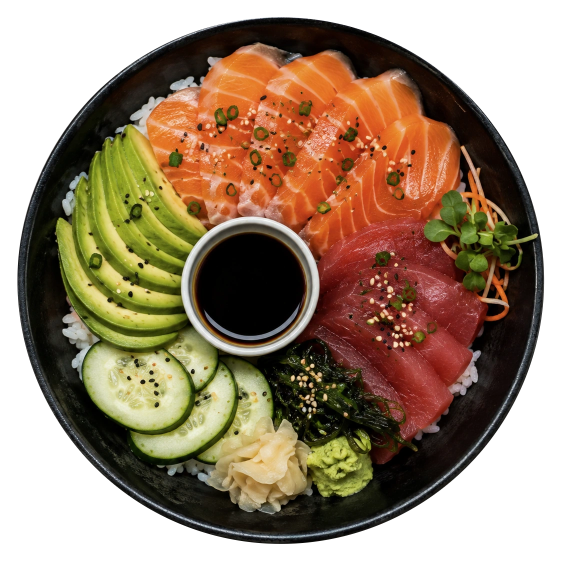
#> input picture assets/img/chirashi-plate.webp, 1122 x 1122 px, given in place of hi-5848602.jpg, which was not available (shown at 1/2 size)
$ python bake-duck-plate.py
#> lines starting #> are read from the running program, lines starting #| are printed output that depends on the picture; after the words box and inside, x2 and y2 are one past the last pixel; in counts of white or black regions, pixels touching at a corner belong together; pictures that were not available may be replaced by others from this repository, and a replacement may not be noted
#!/usr/bin/env python3
"""Bake the turning plate on index.html's dish section — an alpha cutout.

Reproduce, from the project root:

    node -e "...fetch pexels 5848602 at h=3000..."   # see the docstring below
    sips -s format jpeg /tmp/lis-src/raw-hi-5848602.bin --out /tmp/lis-src/hi-5848602.jpg
    python3 bake-duck-plate.py /tmp/lis-src/hi-5848602.jpg /tmp/lis-out/duck-plate.png
    node bake-png-to-webp.mjs /tmp/lis-out/duck-plate.png assets/img/duck-plate.webp 0.92

Pexels 5848602: a round plate, seen from very slightly off the vertical, holding
one Peking duck pancake with cucumber and spring onion. Peking duck is the dish
Li's is best known for and is on the real menu at Ksh 2,900 / 4,900.

THREE THINGS DECIDE WHETHER THIS FILE WORKS, and all three are about the fact
that the finished element TURNS:

1.  THE PLATE'S CENTRE MUST BE THE FILE'S CENTRE. Anything else and the plate
    orbits instead of spinning. The rim is fitted, not eyeballed, and the square
    is cut about that fit.

2.  THE PLATE IS AN ELLIPSE IN THE SOURCE AND HAS TO BE MADE CIRCULAR. Measured
    ry/rx = 0.9414 — the camera was ~20 degrees off the vertical. Left alone it
    wobbles once per revolution, which reads as a broken animation rather than
    as a photograph. The frame is scaled on y by 1/0.9414 to correct it; at 6%
    the food is not visibly stretched.

3.  THE CUT IS AT THE RIM, WITH NOTHING OF THE SURFACE LEFT ON IT. The previous
    plate on this site was fitted to the wrong boundary and carried up to 52px
    of the pale surface it stood on as opaque pixels — invisible on a cream
    ground, a light crescent on the peach, and because the plate turns, it
    orbited. The silhouette here is taken from a flood of the GROUND inward
    from the border rather than from a colour threshold on the plate, so the
    boundary is the real one, and it is then eroded by 2px before feathering.

The white plate centre reads as ground to any brightness test — it is bright and
desaturated, exactly like the surface. It survives only because the rim encloses
it and the border flood cannot reach it. Do not replace the flood with a
threshold.
"""
import sys, math
import numpy as np
from collections import deque
from PIL import Image, ImageFilter

SRC = sys.argv[1] if len(sys.argv) > 1 else '/tmp/lis-src/hi-5848602.jpg'
DST = sys.argv[2] if len(sys.argv) > 2 else '/tmp/lis-out/duck-plate.png'
OUT = 1122                      # the size the markup and the ladder expect

im = Image.open(SRC).convert('RGB')
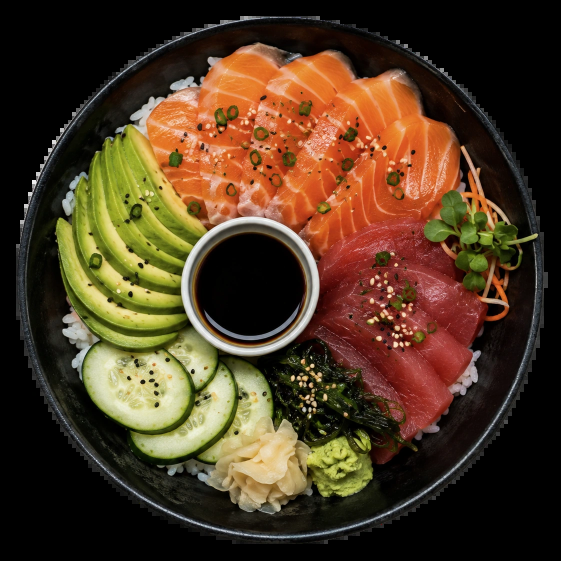
#> im: PIL image 1122x1122 RGB (shown at 1/2 size); mean R, G, B 77.5, 56.4, 33.9
a = np.asarray(im).astype(int)
H, W, _ = a.shape
#> H = 1122; W = 1122
mx, mn = a.max(2), a.min(2)
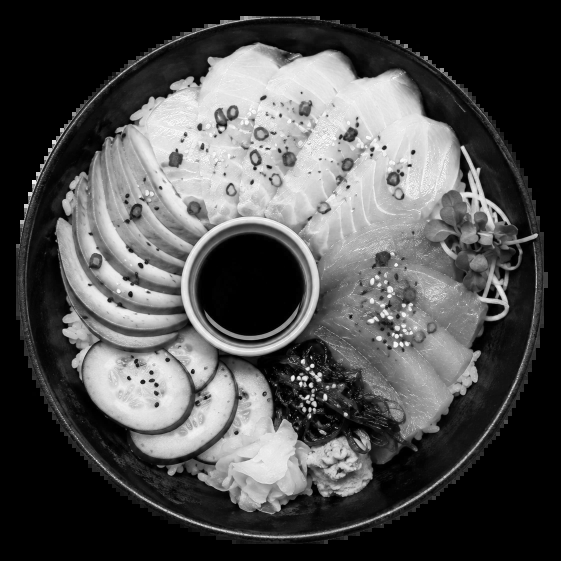
#> mx: shape (1122, 1122) int64 (shown at 1/2 size); min 0, max 255, mean 79
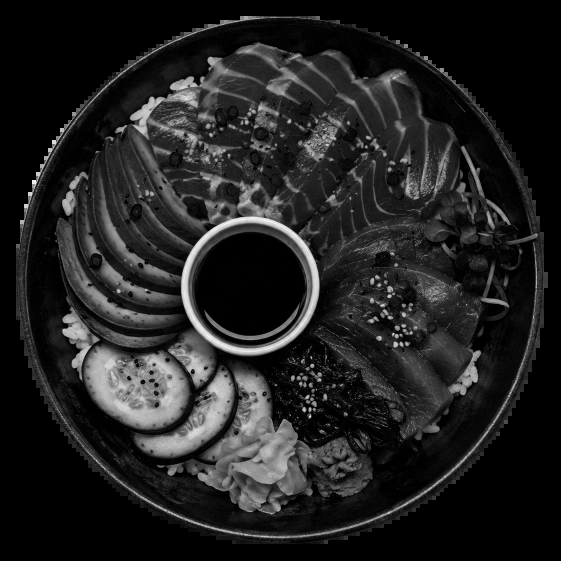
#> mn: shape (1122, 1122) int64 (shown at 1/2 size); min 0, max 255, mean 33.6
L = 0.2126 * a[:, :, 0] + 0.7152 * a[:, :, 1] + 0.0722 * a[:, :, 2]
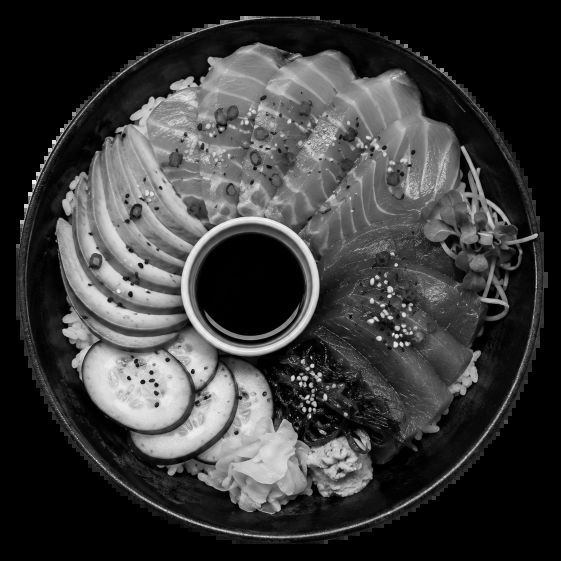
#> L: shape (1122, 1122) float64 (shown at 1/2 size); min 0, max 255, mean 59.3
ground = (L > 196) & ((mx - mn) < 26)
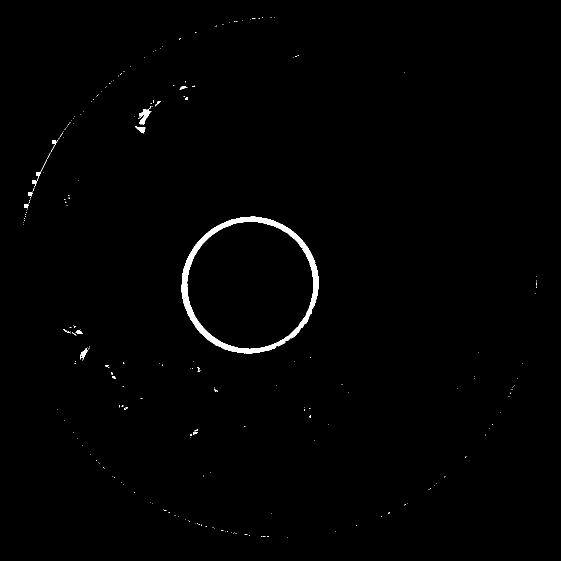
#> ground: shape (1122, 1122) bool (shown at 1/2 size); 0.82% white; 234 white regions (217 under 20 px), largest, box (x1, y1, x2, y2) and area: (363, 433, 638, 707) 8399, (276, 218, 303, 249) 361, (64, 319, 94, 374) 176

# Flood the ground inward from the border. What it cannot reach is either an
# object or an interior enclosed by one — which is what saves the white centre.
reached = np.zeros(ground.shape, bool)
q = deque()
for x in range(W):
    for y in (0, H - 1):
        if ground[y, x] and not reached[y, x]:
            reached[y, x] = True; q.append((y, x))
#> reached: shape (1122, 1122) bool; every value is 0
for y in range(H):
    for x in (0, W - 1):
        if ground[y, x] and not reached[y, x]:
            reached[y, x] = True; q.append((y, x))
while q:
    y, x = q.popleft()
    for dy, dx in ((1, 0), (-1, 0), (0, 1), (0, -1)):
        ny, nx = y + dy, x + dx
        if 0 <= ny < H and 0 <= nx < W and ground[ny, nx] and not reached[ny, nx]:
            reached[ny, nx] = True; q.append((ny, nx))
obj = ~reached

# The plate component. The seed is the middle of the lower plate; the frame also
# holds a second, partly cropped plate at the top which must not be picked up.
seed = (int(H * 0.665), int(W * 0.555))
#> seed = (746, 622)
assert obj[seed], "seed landed on ground — check the source frame"
lab = np.zeros(obj.shape, bool); q = deque([seed]); lab[seed] = True
while q:
    y, x = q.popleft()
    for dy, dx in ((1, 0), (-1, 0), (0, 1), (0, -1)):
        ny, nx = y + dy, x + dx
        if 0 <= ny < H and 0 <= nx < W and obj[ny, nx] and not lab[ny, nx]:
            lab[ny, nx] = True; q.append((ny, nx))
#> lab: shape (1122, 1122) bool; every value is 1

ys, xs = np.where(lab)
x0, x1, y0, y1 = xs.min(), xs.max(), ys.min(), ys.max()
#> x0 = 0; x1 = 1121; y0 = 0; y1 = 1121
cx, cy = (x0 + x1) / 2, (y0 + y1) / 2
#> cx = 560.5; cy = 560.5
rx, ry = (x1 - x0) / 2, (y1 - y0) / 2
#> rx = 560.5; ry = 560.5
fill = lab.sum() / (math.pi * rx * ry)
#> fill = 1.28
print(f"plate  centre ({cx:.1f},{cy:.1f})  rx {rx:.1f} ry {ry:.1f}  "
      f"ry/rx {ry/rx:.4f}  ellipse fill {fill:.3f}")
#| plate  centre (560.5,560.5)  rx 560.5 ry 560.5  ry/rx 1.0000  ellipse fill 1.276
assert fill > 0.97, "silhouette is not an ellipse — the flood leaked"

# Circularise on y, about the plate centre.
k = rx / ry
#> k = 1
newH = int(round(H * k))
#> newH = 1122
im_c = im.resize((W, newH), Image.LANCZOS)
mask = Image.fromarray((lab * 255).astype(np.uint8)).resize((W, newH), Image.LANCZOS)
#> mask: PIL image 1122x1122 L; every value is 255
cy_c, r = cy * k, rx
print(f"circularised  y x{k:.4f}  centre ({cx:.1f},{cy_c:.1f})  r {r:.1f}")
#| circularised  y x1.0000  centre (560.5,560.5)  r 560.5

# Erode 2px, then feather by one, so the turning edge has no staircase and no
# pale rind from the surface.
m = np.asarray(mask).astype(np.uint8)
m = np.asarray(Image.fromarray(m).filter(ImageFilter.MinFilter(5)))
mask = Image.fromarray(m).filter(ImageFilter.GaussianBlur(1.0))

# Square about the fitted centre. 1.5% of margin so the feathered edge is not
# itself clipped by the frame.
half = int(round(r * 1.015))
box = (int(round(cx - half)), int(round(cy_c - half)),
       int(round(cx + half)), int(round(cy_c + half)))
pad_l, pad_t = max(0, -box[0]), max(0, -box[1])
im_c = im_c.crop(box); mask = mask.crop(box)
#> after `mask = mask.crop(box)`:
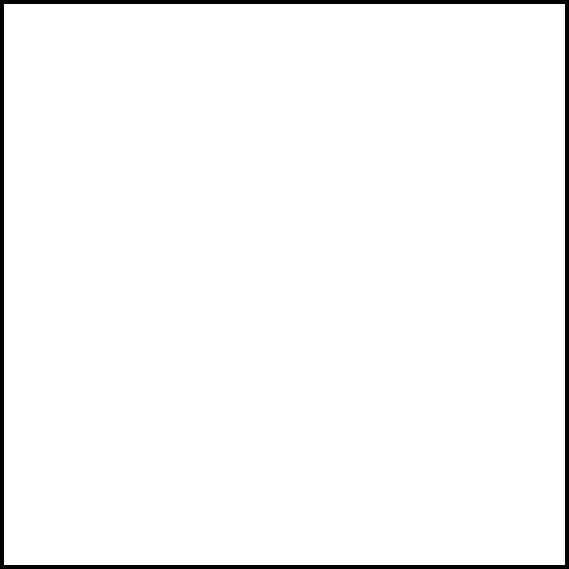
#> mask: PIL image 1138x1138 L (shown at 1/2 size); 97.2% white; 1 black region, box (x1, y1, x2, y2) and area: (0, 0, 1138, 1138) 36160
out = Image.new('RGBA', im_c.size)
#> out: PIL image 1138x1138 RGBA; every value is 0
out.paste(im_c.convert('RGB'), (0, 0))
out.putalpha(mask)
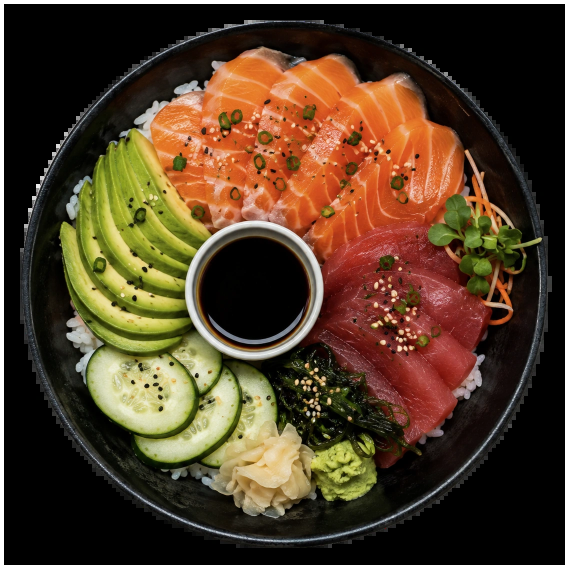
#> out: PIL image 1138x1138 RGBA (shown at 1/2 size); mean R, G, B, A 75.3, 54.9, 33, 247.9; transparent parts drawn white
out = out.resize((OUT, OUT), Image.LANCZOS)
#> out: PIL image 1122x1122 RGBA
out.save(DST)

al = np.asarray(out)[:, :, 3]
print(f"written {DST}  {out.size}  transparent {100*(al<8).mean():.1f}%  "
      f"opaque {100*(al>247).mean():.1f}%")
#> (printed output is left out)
# The plate must reach the frame edge symmetrically or it orbits.
c = OUT // 2
for name, row in (('mid row', al[c, :]), ('mid col', al[:, c])):
    on = np.where(row > 127)[0]
    print(f"  {name}: opaque {on.min()}..{on.max()}  centre {(on.min()+on.max())/2:.1f} (want {c})")
#> this loop made 2 passes
#> name on passes 1 to 2: 'mid row', 'mid col'
#|   mid row: opaque 8..1113  centre 560.5 (want 561)
#|   mid col: opaque 8..1113  centre 560.5 (want 561)

$ run again, on assets/img/about alonepage.png
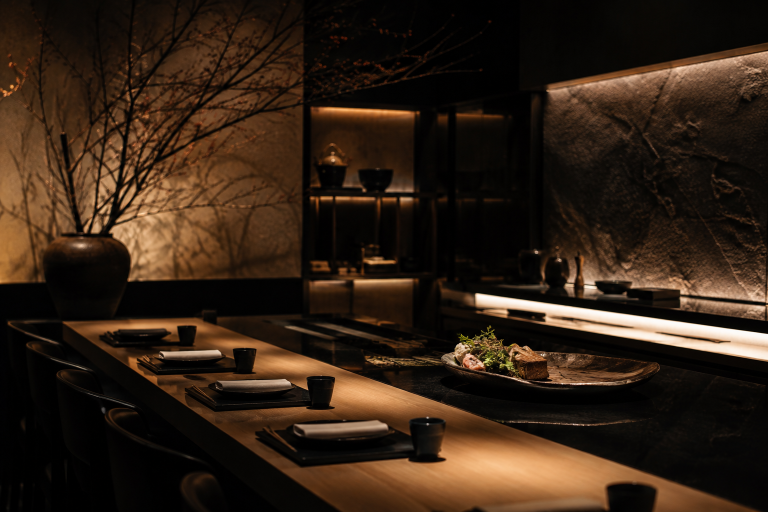
#> input picture assets/img/about alonepage.png, 1536 x 1024 px (shown at 1/2 size)
#> im is the input picture: PIL image 1536x1024 RGB; mean R, G, B 50.2, 34, 21.1
#> ground: shape (1024, 1536) bool; 0.45% white; 12 white regions (8 under 20 px), largest, box (x1, y1, x2, y2) and area: (955, 590, 1536, 681) 5996, (1454, 696, 1536, 718) 611, (1251, 665, 1331, 680) 492, (1178, 573, 1185, 577) 20
#> after the loop `for y in range(H):`:
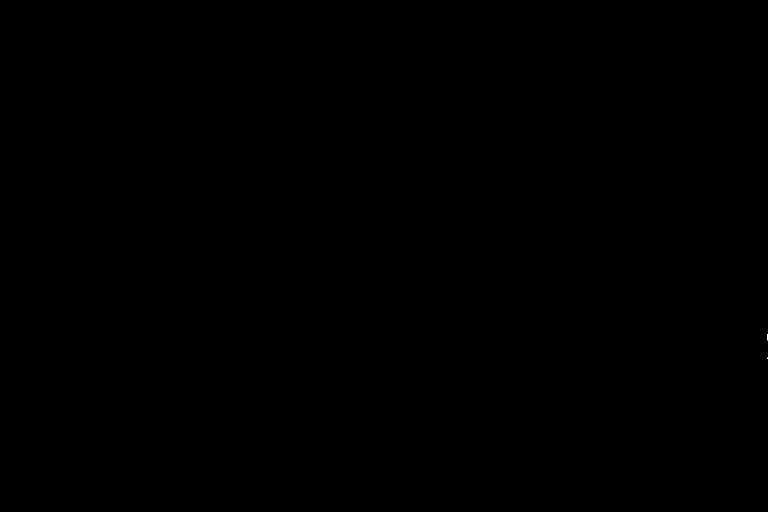
#> reached: shape (1024, 1536) bool (shown at 1/2 size); 0% white in thin lines or dots, all inside (x1, y1, x2, y2) = (1535, 668, 1536, 718)
#| plate  centre (767.5,511.5)  rx 767.5 ry 511.5  ry/rx 0.6664  ellipse fill 1.270
#| circularised  y x1.5005  centre (767.5,767.5)  r 767.5
#> `out.putalpha(mask)`:
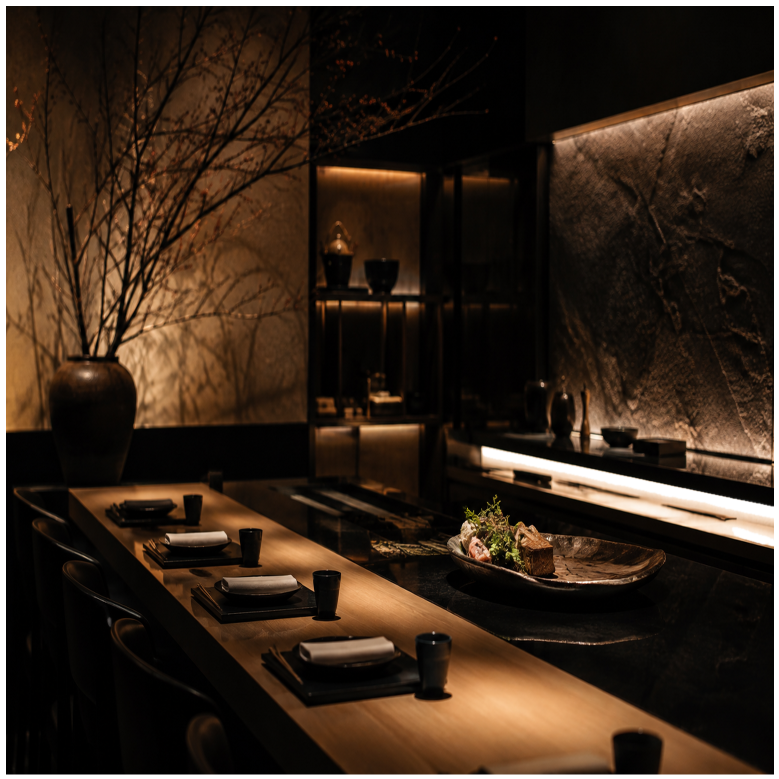
#> out: PIL image 1558x1558 RGBA (shown at 1/2 size); mean R, G, B, A 48.8, 33.1, 20.5, 246.6; transparent parts drawn white
#| written out.png  (1122, 1122)  transparent 3.0%  opaque 96.4%
#> the loop `for name, row in (('mid row', al[c, :]), ('mid col', al[:, c])):` made 2 passes
#> name on passes 1 to 2: 'mid row', 'mid col'
#> (printed output is left out)
